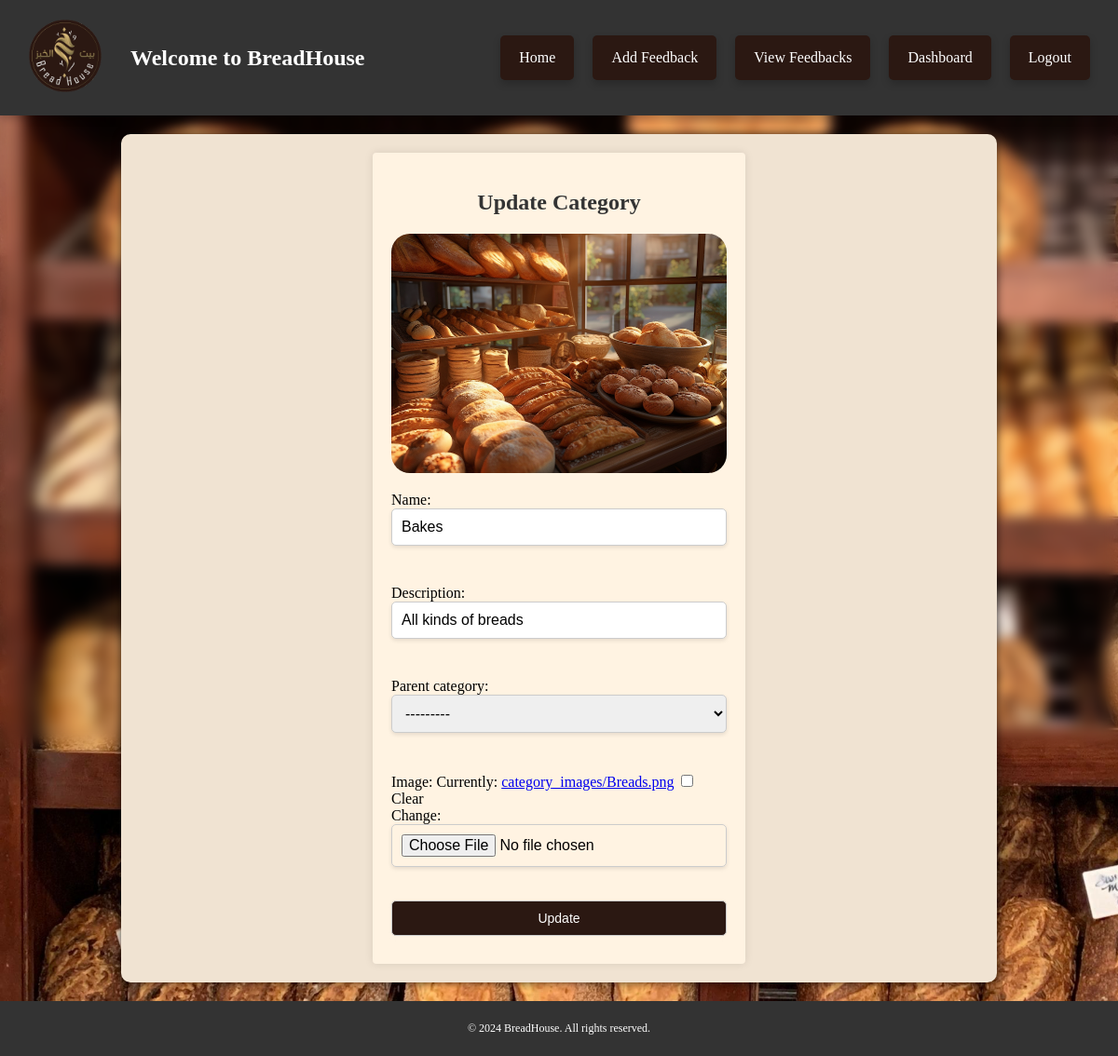
The app's page /category/update/1/ (signed in) with its own data.
### Menue/models.py (models this page shows)
class Category(models.Model):
    parent_category = models.ForeignKey(
        'self',
        null=True,
        blank=True,
        on_delete=models.SET_NULL,
        related_name='subcategories'
    )
    name = models.CharField(max_length=100)
    description = models.CharField(max_length=100)
    image = models.ImageField(upload_to='category_images/', null=True, blank=True)
    def __str__(self):
        return self.name

### Menue/views/CategoryViews.py (the view)
# urls.py: path('category/update/<int:pk>/', CategoryViews.category_update, name='category_update'),
@admin_required
def category_update(request, pk):
    category = get_object_or_404(Category, pk=pk)
    if request.method == 'POST':
        form = CategoryForm(request.POST,request.FILES, instance=category)
        if form.is_valid():
            form.save()
            return redirect('category_list')
    else:
        form = CategoryForm(instance=category)
    return render(request, 'category/category_form.html', {'form': form})

### Menue/forms.py
class CategoryForm(forms.ModelForm):
    class Meta:
        model = Category
        fields = ['name', 'description', 'parent_category','image']

### Menue/templates/category/category_form.html (shortened to what this page needs)
{% extends 'base.html' %}
{% block content %}
{% load static %}
<link rel="stylesheet" href="{% static 'css/category-form-style.css' %}">
<section class="container">
    <h2>{% if form.instance.pk %}Update{% else %}Create{% endif %} Category</h2>
    <form method="post" enctype="multipart/form-data">
        <div class="current-image">
            {% if form.instance.image %}
            <img src="{{ form.instance.image.url }}" alt="Current Image" class="current-image">
            {% else %}
            <p>No image available</p>
            {% endif %}
        </div>
        {{ form.as_p }}
        <button type="submit" class="create">{% if form.instance.pk %}Update{% else %}Create{% endif %}</button>
    </form>
</section>
{% endblock %}

### Menue/static/css/base-style.css (style rules this page uses)
.base-body { margin: 0; padding: 0; background-color: #f4f4f4; background-image: url('../../media/background/dashboard.jpg'); background-size: cover; background-attachment: fixed; position: relative; z-index: 0; font-family: Cambria, Cochin, Georgia, Times, 'Times New Roman', serif }
.base-body::before { content: ''; position: absolute; top: 0; left: 0; right: 0; bottom: 0; background: inherit; filter: blur(7px); z-index: -1; }

### Menue/static/css/category-form-style.css (style rules this page uses)
body { font-family: Arial, sans-serif; background-color: #f9f9f9; box-sizing: border-box; display: block; height: 100vh; }
.container { background-color: rgb(255, 243, 226); border-radius: 4px; padding: 20px; box-shadow: 0 0 10px rgba(0, 0, 0, 0.1); max-width: 400px; margin: 0 auto; box-sizing: border-box; }
h2 { color: #333; margin-bottom: 20px; text-align: center; }
form { display: flex; flex-direction: column; }
input[type="text"], input[type="file"], button, select { margin-bottom: 10px; padding: 10px; border: 1px solid #ccc; border-radius: 5px; box-sizing: border-box; box-shadow: 0 2px 4px rgba(0, 0, 0, 0.1); width: 100%; font-size: 16px; }
button.create { width: 100%; }
.current-image { height: auto; width: 100%; border-radius: 20px; text-align: center; }
button.create { text-decoration: none; color: #ffffff; font-size: 14px; margin-top: 10px; margin-left: auto; margin-right: auto; display: block; padding: 10px; border: 1px solid #ccc; border-radius: 5px; box-sizing: border-box; box-shadow: 0 2px 4px rgba(249, 249, 249, 0.1); background-color: #2b1812; transition: background-color 0.3s; width: 100%; text-align: center; }

### records on screen
Category: instance.image (picture), name "Bakes", description "All kinds of breads", parent_category "---------"
